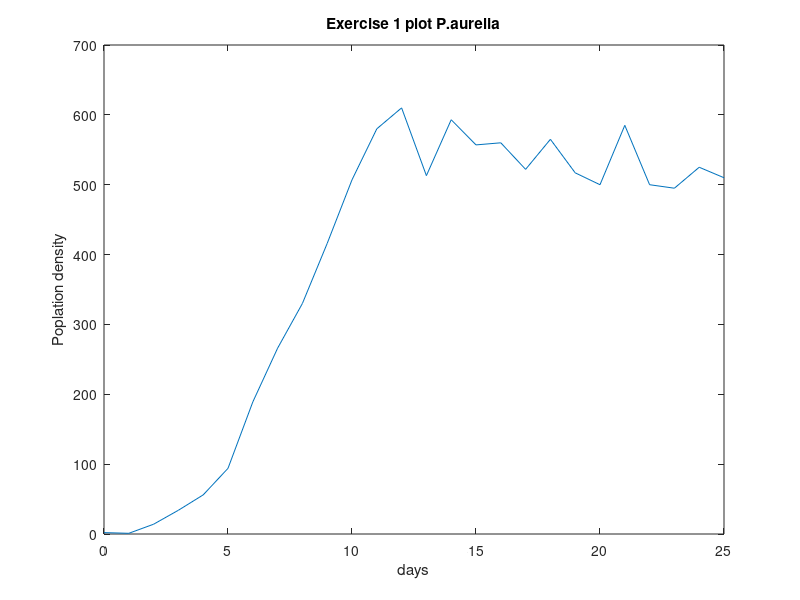

Recreate this plot in MATLAB. (Note: this script raises an error after producing the figure.)
x = 0:1:25;
y = [2,1,14,34,56,94,189,266,330,416,507,580,610,513,593,557,560,522,565,517,500,585,500,495,525,510];

plot(x,y);
title('Exercise 1 plot P.aurelia')
xlabel('days')
ylabel('Poplation density')
hold on

y = lsode("lotkavoltraPaurelia",2,x);

plot(x,y,'r');
